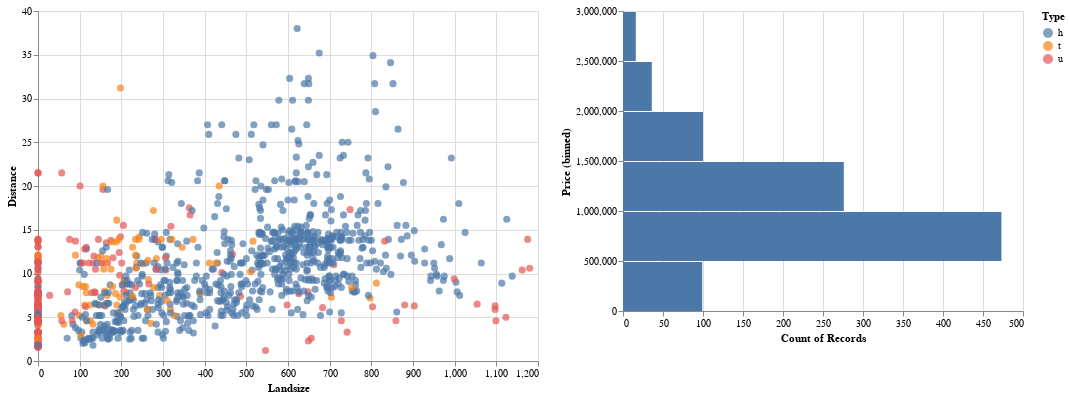

Notebook source saved alongside this figure:
### Markdown cell above
Trying to better understand the concepts of selection and condition, swap the histogram and scatter plot, so choosing an area on the bar plot will correspond with the values on the scatter plot

### Code cell
selection = alt.selection_interval()

chart1 = alt.Chart(df).mark_circle(size=50).encode(
    x = 'Landsize',
    y = 'Distance',
    color= 'Type'
).properties(
    height=350, width = 500
).transform_filter(
    selection
)

chart2 = alt.Chart(df).mark_bar().encode(
     alt.X('count()'), alt.Y('Price:Q', bin=True)
).add_selection(
    selection
)

chart1 | chart2

### Figure 1 — Vega-Lite specification as saved in the notebook (floating-point values rounded to 4 significant figures; data arrays with more than 128 entries replaced by an {"elided": "..."} marker saying what was removed)
{"config": {"view": {"continuousWidth": 400, "continuousHeight": 300}}, "hconcat": [{"mark": {"type": "circle", "size": 50}, "encoding": {"color": {"type": "nominal", "field": "Type"}, "x": {"type": "quantitative", "field": "Landsize"}, "y": {"type": "quantitative", "field": "Distance"}}, "height": 350, "transform": [{"filter": {"selection": "selector003"}}], "width": 500}, {"mark": "bar", "encoding": {"x": {"type": "quantitative", "aggregate": "count"}, "y": {"type": "quantitative", "bin": true, "field": "Price"}}, "selection": {"selector003": {"type": "interval"}}}], "data": {"name": "data-b2766d3969ea01cfa98587ae040ad0a2"}, "$schema": "https://vega.github.io/schema/vega-lite/v4.8.1.json", "datasets": {"data-b2766d3969ea01cfa98587ae040ad0a2": {"elided": "1000 records"}}}
